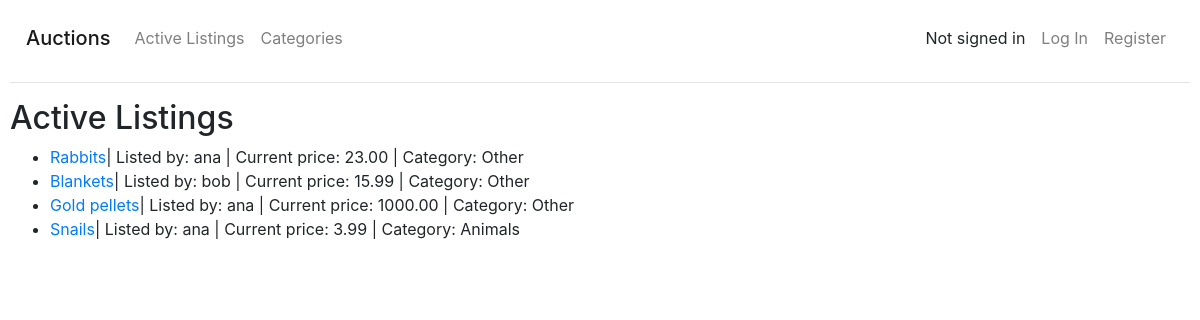
The page / on the database its author committed.
### auctions/models.py (models this page shows, shortened)
class Listing(models.Model):
    user = models.ForeignKey(User, on_delete=models.CASCADE, related_name='listings')
    category = models.ForeignKey(Category, on_delete=models.CASCADE, related_name='listings', default=1)
    title = models.CharField(max_length=32)
    description = models.CharField(max_length=640, blank=True)
    image_url = models.URLField(max_length=200, blank=True)
    start_bid = models.DecimalField(max_digits=7, decimal_places=2)
    current_price = models.DecimalField(max_digits=7, decimal_places=2)
    closed = models.BooleanField(default=False)

class User(AbstractUser):
    watching = models.ManyToManyField('Listing', blank=True, related_name='watchers')

class Category(models.Model):
    category = models.CharField(max_length=32)
    def __str__(self):
        return self.category

### auctions/views.py (the view)
# urls.py: path("", views.index, name="index"),
def index(request):
    return render(request, 'auctions/index.html', {
        'listings': Listing.objects.exclude(closed=True).all(),
    })

### auctions/templates/auctions/index.html (shortened to what this page needs)
{% extends "auctions/layout.html" %}
{% block body %}
<h2>Active Listings</h2>
<ul>
    {% for listing in listings %}
    <li><a href="{% url 'item' listing.id %}">{{ listing.title }}</a>|
        Listed by: {{ listing.user }} |
        Current price: {{ listing.current_price }} |
        Category: {{ listing.category }}
    </li>
    {% endfor %}
</ul>
{% endblock %}

### auctions/static/auctions/styles.css (style rules this page uses)
body { padding: 10px; }

### rows shown on the page
Listing: title "Rabbits", user "ana", current_price "23.00", category "Other"
Listing: title "Blankets", user "bob", current_price "15.99", category "Other"
Listing: title "Gold pellets", user "ana", current_price "1000.00", category "Other"
Listing: title "Snails", user "ana", current_price "3.99", category "Animals"
